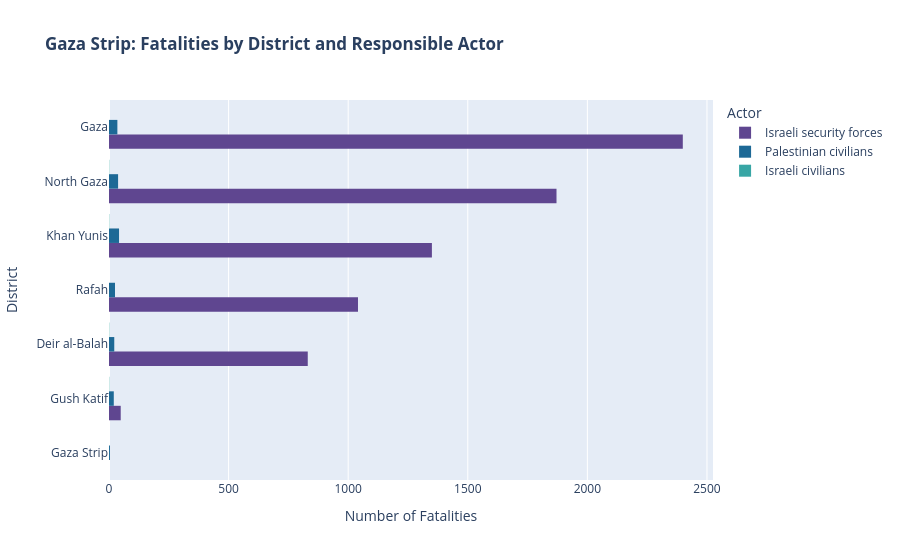

Notebook code cell kept with this figure:
### Code cell
# ==========================================
# GAZA STRIP: DISTRICT ANALYSIS 
# ==========================================
import plotly.express as px

gaza_df = df[df['event_location_region'] == 'Gaza Strip']

fig = px.histogram(
    gaza_df, 
    y='event_location_district', 
    color='killed_by',
    barmode='group',
    title='<b>Gaza Strip: Fatalities by District and Responsible Actor</b>',
    labels={'event_location_district': 'Gaza District', 'killed_by': 'Responsible Actor'},
    color_discrete_sequence=px.colors.qualitative.Prism
)

fig.update_layout(
    yaxis={'categoryorder':'total ascending'},
    xaxis_title="Number of Fatalities",
    yaxis_title="District",
    legend_title="Actor"
)

fig.show()

### Figure 1 — Plotly figure (JSON) as saved in the notebook; plotly's stock layout.template omitted (floating-point values rounded to 4 significant figures; data arrays with more than 128 entries replaced by an {"elided": "..."} marker saying what was removed)
{"data": [{"alignmentgroup": "True", "bingroup": "y", "hovertemplate": "Responsible Actor=Israeli security forces<br>count=%{x}<br>Gaza District=%{y}<extra></extra>", "legendgroup": "Israeli security forces", "marker": {"color": "rgb(95, 70, 144)", "pattern": {"shape": ""}}, "name": "Israeli security forces", "offsetgroup": "Israeli security forces", "orientation": "h", "showlegend": true, "type": "histogram", "xaxis": "x", "y": {"elided": "7541 str values"}, "yaxis": "y"}, {"alignmentgroup": "True", "bingroup": "y", "hovertemplate": "Responsible Actor=Palestinian civilians<br>count=%{x}<br>Gaza District=%{y}<extra></extra>", "legendgroup": "Palestinian civilians", "marker": {"color": "rgb(29, 105, 150)", "pattern": {"shape": ""}}, "name": "Palestinian civilians", "offsetgroup": "Palestinian civilians", "orientation": "h", "showlegend": true, "type": "histogram", "xaxis": "x", "y": {"elided": "186 str values"}, "yaxis": "y"}, {"alignmentgroup": "True", "bingroup": "y", "hovertemplate": "Responsible Actor=Israeli civilians<br>count=%{x}<br>Gaza District=%{y}<extra></extra>", "legendgroup": "Israeli civilians", "marker": {"color": "rgb(56, 166, 165)", "pattern": {"shape": ""}}, "name": "Israeli civilians", "offsetgroup": "Israeli civilians", "orientation": "h", "showlegend": true, "type": "histogram", "xaxis": "x", "y": ["Khan Yunis", "Gush Katif", "Deir al-Balah", "North Gaza"], "yaxis": "y"}], "layout": {"barmode": "group", "legend": {"title": {"text": "Actor"}, "tracegroupgap": 0}, "title": {"text": "<b>Gaza Strip: Fatalities by District and Responsible Actor</b>"}, "xaxis": {"anchor": "y", "domain": [0, 1], "title": {"text": "Number of Fatalities"}}, "yaxis": {"anchor": "x", "categoryorder": "total ascending", "domain": [0, 1], "title": {"text": "District"}}}}
